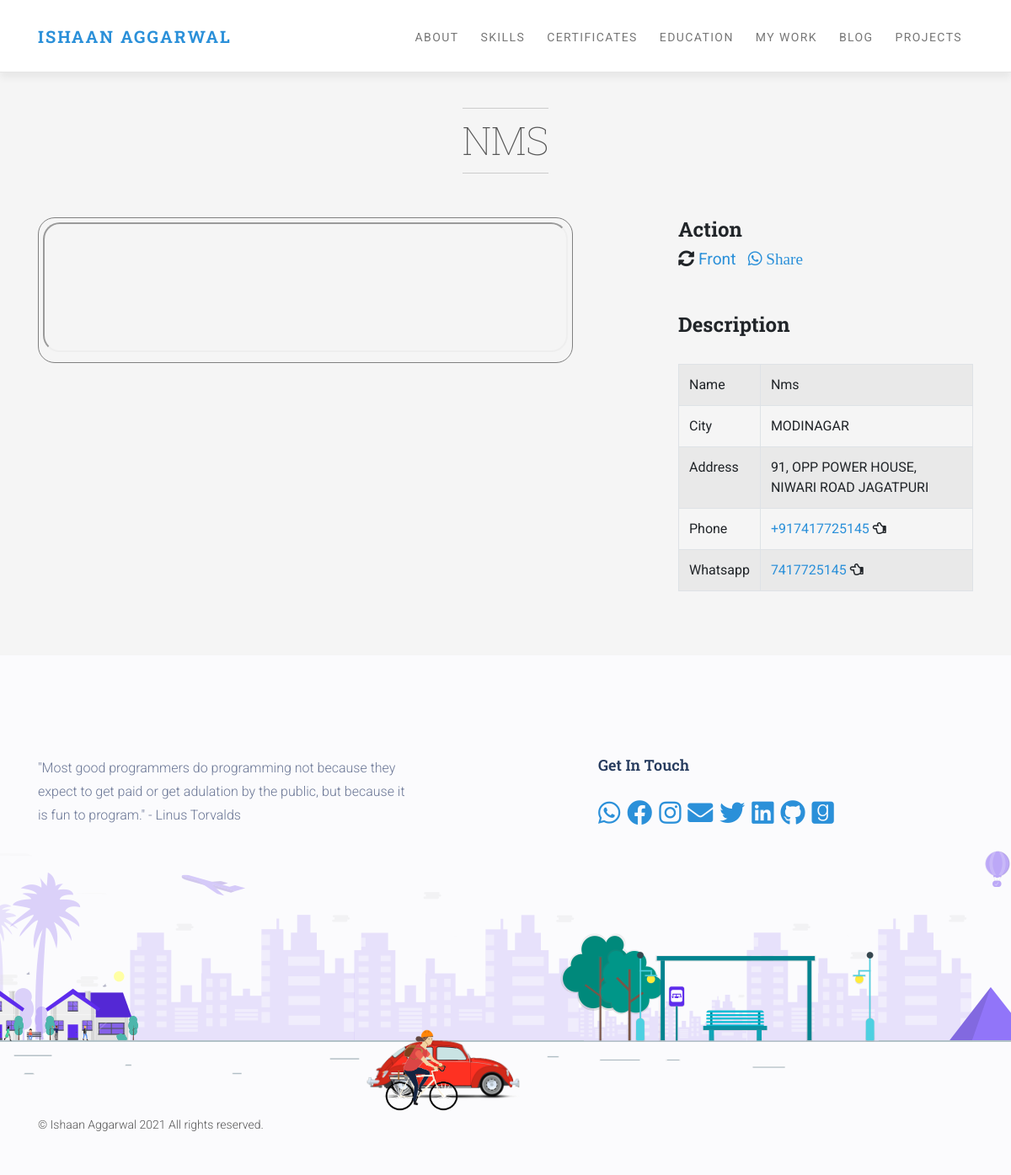
The app's page /private/card-1/, older data.
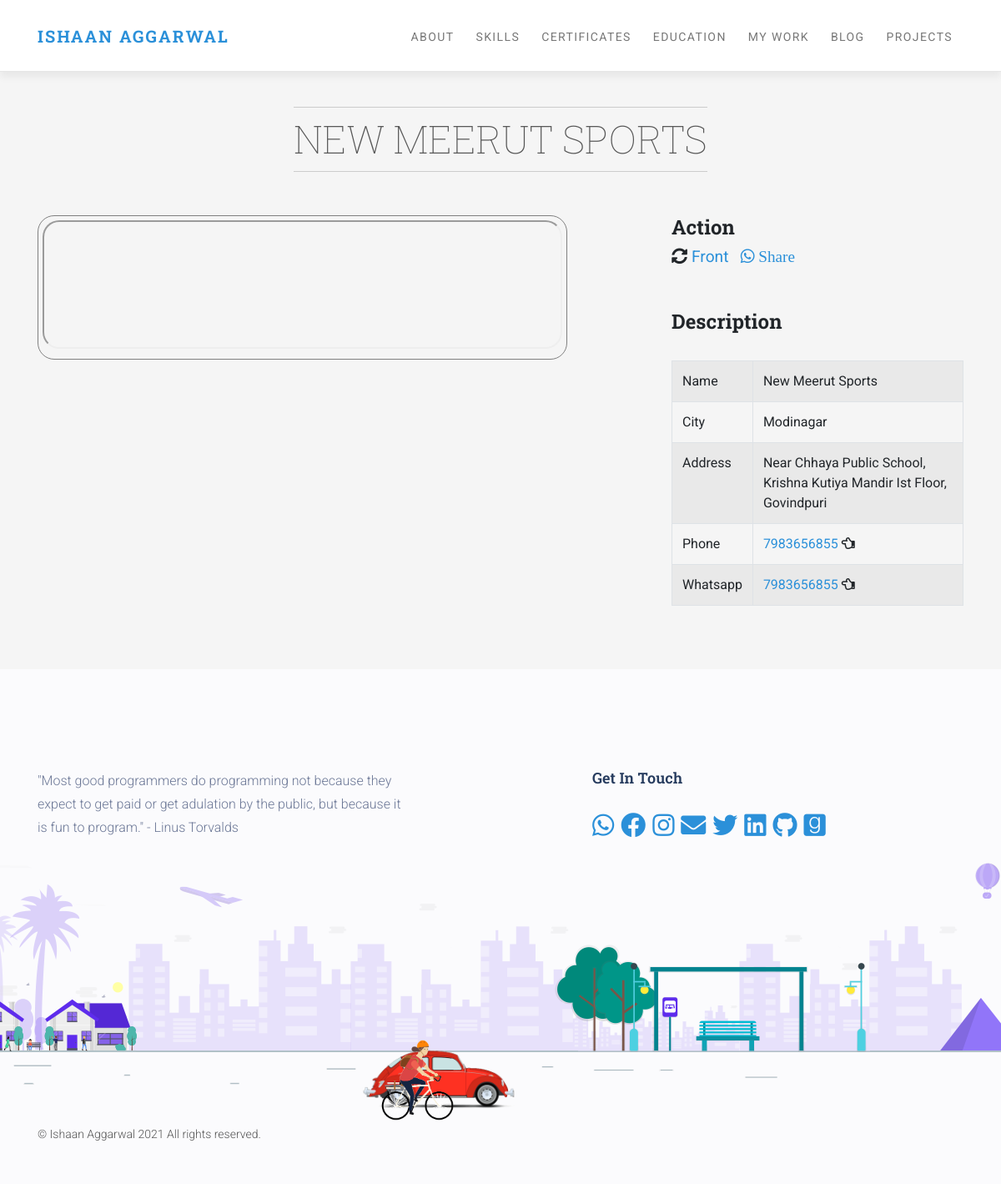
The same page, newer data.
### private/models.py (models this page shows, shortened)
class Vcard(models.Model):
    title = models.CharField(max_length=100)
    city = models.CharField(max_length=30)
    address = models.TextField()
    phone = models.CharField(max_length=15)
    whatsapp = models.CharField(max_length=15, blank=True)
    front = models.CharField(max_length=50)
    back = models.CharField(max_length=50)

### private/views.py (the view)
# urls.py: path("card-<int:pk>/", card, name="card"),
def card(request, pk):
    card = Vcard.objects.get(pk=pk)
    context = {
        'card': card,
    }
    return render(request, 'private/card-details.html', context)

### private/templates/private/card-details.html (shortened to what this page needs)
{% extends "portfolio/base.html" %}
{% load static %}
{% block body %}
<section id="testimonials" class="testimonials-section bg-gray">
    <div class="container">
        <br><br>
        <header class="text-center mb-2">
            <h2 class="title">{{ card.title | title }}</h2>
        </header>
        <div class="row">
            <div class="col-md-7">
                <div class="card-holder">
                    <iframe src="https://drive.google.com/file/d/{{card.front}}/preview" allow="autoplay" id="front"></iframe>
                </div>
                <br><br>
            </div>
            <div class="col-md-1"></div>
            <div class="col-md-4">
                <h4>Action</h4>
                <div id="action">
                    <i class="fas fa-sync-alt"></i>&nbsp;<span class="text-primary" id="front-back">Front</span>&nbsp;&nbsp;
                <a id="whatsapp"
                    href="whatsapp://send?text=View {{ card.title }} details on https://ishaan.pythonanywhere.com/private/card-{{ card.pk }}"
                    data-action="share/whatsapp/share" target="_blank">
                    <i class="fab fa-whatsapp">&nbsp;Share</i>
                </a>
                </div>
                <br><br>
                <h4>Description</h4><br>
                <table class="table table-bordered table-hover table-striped">
                    <tr>
                        <td>Name</td>
                        <td>{{ card.title }}</td>
                    </tr>
                    <tr>
                        <td>City</td>
                        <td>{{ card.city }}</td>
                    </tr>
                    <tr>
                        <td>Address</td>
                        <td>{{ card.address }}</td>
                    </tr>
                    <tr>
                        <td>Phone</td>
                        <td><a href="tel:{{ card.phone }}" style="text-decoration: none;">{{ card.phone }}</a>&nbsp;<i class="far fa-hand-point-left"></i></td>
                    </tr>
                    <tr>
                        <td>Whatsapp</td>
                        <td><a href="https://wa.me/+91{{ card.whatsapp }}" style="text-decoration: none;">{{ card.whatsapp }}</a>&nbsp;<i class="far fa-hand-point-left"></i></td>
                    </tr>
                </table>
            </div>
        </div>
</section>
{% endblock %}

Row changes from the older to the newer data that the page shows:
changed Vcard: title "NMS" → "NEW MEERUT SPORTS"; title "Nms" → "New Meerut Sports"; city "MODINAGAR" → "Modinagar"; address "91, OPP POWER HOUSE, NIWARI ROAD JAGATPURI" → "Near Chhaya Public School, Krishna Kutiya Mandir Ist Floor, Govindpuri"; phone "+917417725145" → "7983656855"; whatsapp "7417725145" → "7983656855"
